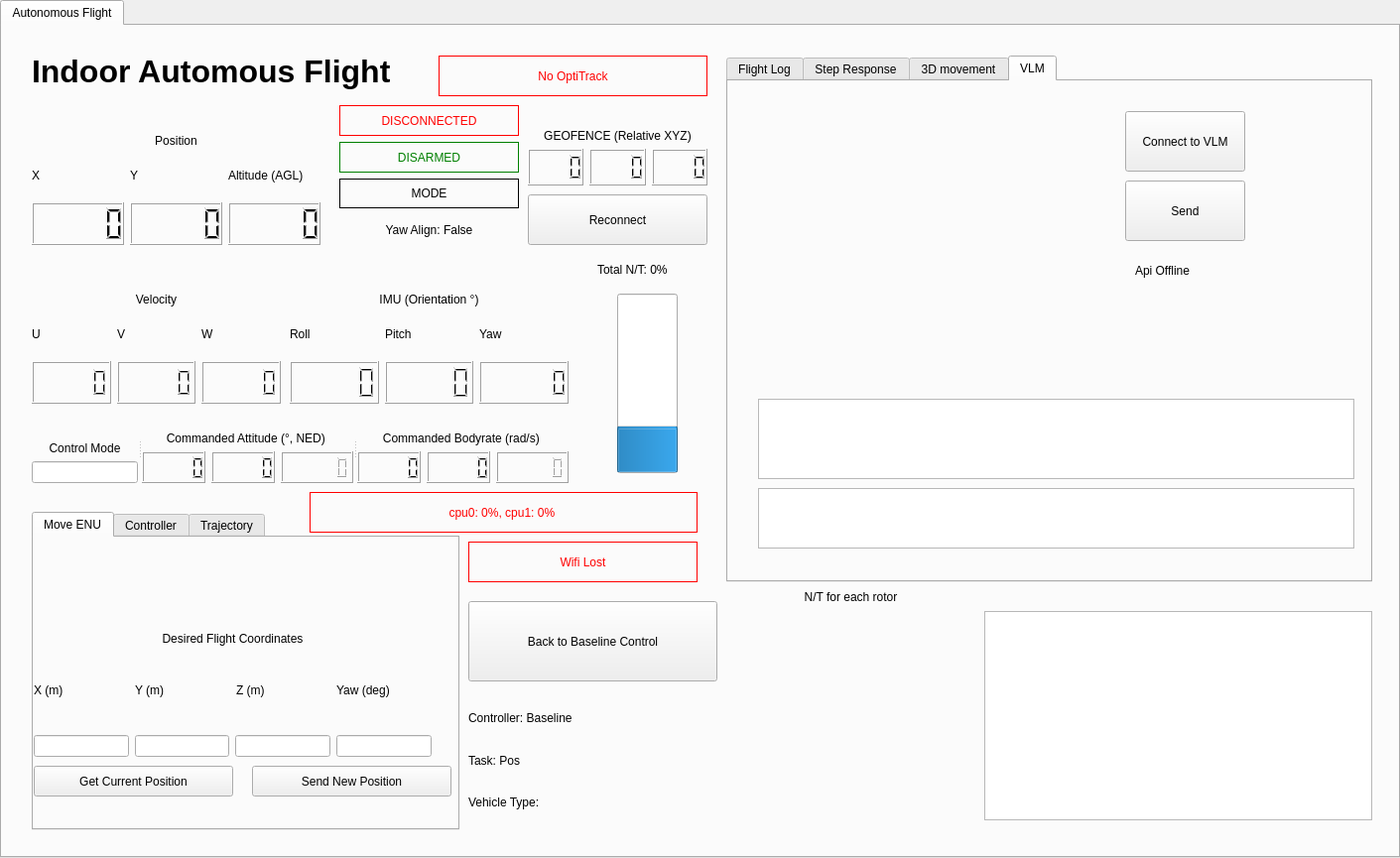
<?xml version="1.0" encoding="UTF-8"?>
<ui version="4.0">
 <class>MultiDroneGroundControlStation</class>
 <widget class="QTabWidget" name="MultiDroneGroundControlStation">
  <property name="geometry">
   <rect>
    <x>0</x>
    <y>0</y>
    <width>1411</width>
    <height>865</height>
   </rect>
  </property>
  <property name="windowTitle">
   <string>TabWidget</string>
  </property>
  <property name="currentIndex">
   <number>0</number>
  </property>
  <widget class="QWidget" name="AutonomousFlightMode_Tab">
   <attribute name="title">
    <string>Autonomous Flight</string>
   </attribute>
   <widget class="QLabel" name="AutonomousTitle">
    <property name="geometry">
     <rect>
      <x>30</x>
      <y>15</y>
      <width>511</width>
      <height>61</height>
     </rect>
    </property>
    <property name="font">
     <font>
      <pointsize>24</pointsize>
      <weight>75</weight>
      <bold>true</bold>
     </font>
    </property>
    <property name="text">
     <string>Indoor Automous Flight</string>
    </property>
   </widget>
   <widget class="QWidget" name="verticalLayoutWidget_4">
    <property name="geometry">
     <rect>
      <x>290</x>
      <y>240</y>
      <width>281</width>
      <height>141</height>
     </rect>
    </property>
    <layout class="QVBoxLayout" name="IMULayout">
     <item>
      <widget class="QLabel" name="IMULabel">
       <property name="text">
        <string>IMU (Orientation °)</string>
       </property>
       <property name="alignment">
        <set>Qt::AlignBottom|Qt::AlignHCenter</set>
       </property>
      </widget>
     </item>
     <item>
      <layout class="QHBoxLayout" name="IMUHLayout">
       <item>
        <widget class="QLabel" name="XLabel0">
         <property name="text">
          <string>Roll</string>
         </property>
        </widget>
       </item>
       <item>
        <widget class="QLabel" name="YLabel0">
         <property name="text">
          <string>Pitch</string>
         </property>
        </widget>
       </item>
       <item>
        <widget class="QLabel" name="ZLabel0">
         <property name="text">
          <string>Yaw</string>
         </property>
        </widget>
       </item>
      </layout>
     </item>
     <item>
      <layout class="QHBoxLayout" name="IMU_DISP">
       <item>
        <widget class="QLCDNumber" name="X_DISP"/>
       </item>
       <item>
        <widget class="QLCDNumber" name="Y_DISP"/>
       </item>
       <item>
        <widget class="QLCDNumber" name="Z_DISP">
         <property name="digitCount">
          <number>6</number>
         </property>
        </widget>
       </item>
      </layout>
     </item>
    </layout>
   </widget>
   <widget class="QWidget" name="verticalLayoutWidget_5">
    <property name="geometry">
     <rect>
      <x>30</x>
      <y>240</y>
      <width>251</width>
      <height>141</height>
     </rect>
    </property>
    <layout class="QVBoxLayout" name="VelVLayout">
     <item>
      <widget class="QLabel" name="VelLabel">
       <property name="text">
        <string>Velocity</string>
       </property>
       <property name="alignment">
        <set>Qt::AlignBottom|Qt::AlignHCenter</set>
       </property>
      </widget>
     </item>
     <item>
      <layout class="QHBoxLayout" name="VelHLabel">
       <item>
        <widget class="QLabel" name="U_VEL_Label">
         <property name="text">
          <string>U</string>
         </property>
        </widget>
       </item>
       <item>
        <widget class="QLabel" name="V_VEL_Label">
         <property name="text">
          <string>V</string>
         </property>
        </widget>
       </item>
       <item>
        <widget class="QLabel" name="W_VEL_Label">
         <property name="text">
          <string>W</string>
         </property>
        </widget>
       </item>
      </layout>
     </item>
     <item>
      <layout class="QHBoxLayout" name="Vel_DISP">
       <item>
        <widget class="QLCDNumber" name="U_Vel_DISP"/>
       </item>
       <item>
        <widget class="QLCDNumber" name="V_Vel_DISP"/>
       </item>
       <item>
        <widget class="QLCDNumber" name="W_Vel_DISP"/>
       </item>
      </layout>
     </item>
    </layout>
   </widget>
   <widget class="QWidget" name="verticalLayoutWidget_14">
    <property name="geometry">
     <rect>
      <x>30</x>
      <y>80</y>
      <width>291</width>
      <height>141</height>
     </rect>
    </property>
    <layout class="QVBoxLayout" name="GPSDataLayout_3">
     <item>
      <widget class="QLabel" name="GPSLabel_2">
       <property name="text">
        <string>Position</string>
       </property>
       <property name="alignment">
        <set>Qt::AlignBottom|Qt::AlignHCenter</set>
       </property>
      </widget>
     </item>
     <item>
      <layout class="QHBoxLayout" name="GPSHLayout_2">
       <item>
        <widget class="QLabel" name="LatLabel_2">
         <property name="text">
          <string>X</string>
         </property>
        </widget>
       </item>
       <item>
        <widget class="QLabel" name="LongLabel_2">
         <property name="text">
          <string>Y</string>
         </property>
        </widget>
       </item>
       <item>
        <widget class="QLabel" name="AltLabel_2">
         <property name="text">
          <string>Altitude (AGL)</string>
         </property>
        </widget>
       </item>
      </layout>
     </item>
     <item>
      <layout class="QHBoxLayout" name="GPS_DISP_2">
       <item>
        <widget class="QLCDNumber" name="RelX_DISP"/>
       </item>
       <item>
        <widget class="QLCDNumber" name="RelY_DISP"/>
       </item>
       <item>
        <widget class="QLCDNumber" name="AGL_DISP"/>
       </item>
      </layout>
     </item>
    </layout>
   </widget>
   <widget class="QWidget" name="verticalLayoutWidget_3">
    <property name="geometry">
     <rect>
      <x>340</x>
      <y>80</y>
      <width>181</width>
      <height>141</height>
     </rect>
    </property>
    <layout class="QVBoxLayout" name="verticalLayout">
     <item>
      <widget class="QLabel" name="StateConnected">
       <property name="styleSheet">
        <string notr="true">color : red</string>
       </property>
       <property name="frameShape">
        <enum>QFrame::Box</enum>
       </property>
       <property name="frameShadow">
        <enum>QFrame::Plain</enum>
       </property>
       <property name="text">
        <string>DISCONNECTED</string>
       </property>
       <property name="alignment">
        <set>Qt::AlignCenter</set>
       </property>
      </widget>
     </item>
     <item>
      <widget class="QLabel" name="StateARM">
       <property name="styleSheet">
        <string notr="true">color : green</string>
       </property>
       <property name="frameShape">
        <enum>QFrame::Box</enum>
       </property>
       <property name="frameShadow">
        <enum>QFrame::Plain</enum>
       </property>
       <property name="text">
        <string>DISARMED</string>
       </property>
       <property name="alignment">
        <set>Qt::AlignCenter</set>
       </property>
      </widget>
     </item>
     <item>
      <widget class="QLabel" name="StateMode">
       <property name="styleSheet">
        <string notr="true"/>
       </property>
       <property name="frameShape">
        <enum>QFrame::Box</enum>
       </property>
       <property name="frameShadow">
        <enum>QFrame::Plain</enum>
       </property>
       <property name="text">
        <string>MODE</string>
       </property>
       <property name="alignment">
        <set>Qt::AlignCenter</set>
       </property>
      </widget>
     </item>
     <item>
      <widget class="QLabel" name="StateYawAlign">
       <property name="text">
        <string>Yaw Align: False</string>
       </property>
       <property name="alignment">
        <set>Qt::AlignCenter</set>
       </property>
      </widget>
     </item>
    </layout>
   </widget>
   <widget class="QWidget" name="verticalLayoutWidget_19">
    <property name="geometry">
     <rect>
      <x>530</x>
      <y>80</y>
      <width>181</width>
      <height>81</height>
     </rect>
    </property>
    <layout class="QVBoxLayout" name="GPSDataLayout_4">
     <item>
      <widget class="QLabel" name="GPSLabel_5">
       <property name="text">
        <string>GEOFENCE (Relative XYZ)</string>
       </property>
       <property name="alignment">
        <set>Qt::AlignBottom|Qt::AlignHCenter</set>
       </property>
      </widget>
     </item>
     <item>
      <layout class="QHBoxLayout" name="GPS_DISP_3">
       <item>
        <widget class="QLCDNumber" name="Geofence_X">
         <property name="digitCount">
          <number>4</number>
         </property>
        </widget>
       </item>
       <item>
        <widget class="QLCDNumber" name="Geofence_Y">
         <property name="digitCount">
          <number>4</number>
         </property>
        </widget>
       </item>
       <item>
        <widget class="QLCDNumber" name="Geofence_Z">
         <property name="digitCount">
          <number>4</number>
         </property>
        </widget>
       </item>
      </layout>
     </item>
    </layout>
   </widget>
   <widget class="QTabWidget" name="Additional_Function">
    <property name="geometry">
     <rect>
      <x>730</x>
      <y>30</y>
      <width>651</width>
      <height>531</height>
     </rect>
    </property>
    <property name="currentIndex">
     <number>3</number>
    </property>
    <widget class="QWidget" name="Flight_Graph">
     <attribute name="title">
      <string>Flight Log</string>
     </attribute>
     <widget class="QWidget" name="display_body_angle" native="true">
      <property name="geometry">
       <rect>
        <x>20</x>
        <y>280</y>
        <width>541</width>
        <height>191</height>
       </rect>
      </property>
     </widget>
     <widget class="QWidget" name="display_x_y_z" native="true">
      <property name="geometry">
       <rect>
        <x>20</x>
        <y>20</y>
        <width>541</width>
        <height>241</height>
       </rect>
      </property>
     </widget>
    </widget>
    <widget class="QWidget" name="tab">
     <attribute name="title">
      <string>Step Response</string>
     </attribute>
     <widget class="QPushButton" name="buttom_pref">
      <property name="geometry">
       <rect>
        <x>30</x>
        <y>30</y>
        <width>151</width>
        <height>41</height>
       </rect>
      </property>
      <property name="text">
       <string>Reset</string>
      </property>
     </widget>
     <widget class="QScrollBar" name="scrollbar_pref">
      <property name="geometry">
       <rect>
        <x>200</x>
        <y>40</y>
        <width>160</width>
        <height>16</height>
       </rect>
      </property>
      <property name="orientation">
       <enum>Qt::Horizontal</enum>
      </property>
     </widget>
     <widget class="QLabel" name="label_pref">
      <property name="geometry">
       <rect>
        <x>200</x>
        <y>10</y>
        <width>171</width>
        <height>22</height>
       </rect>
      </property>
      <property name="text">
       <string>Window Size: 30s</string>
      </property>
     </widget>
     <widget class="QWidget" name="x_y_z_pref" native="true">
      <property name="geometry">
       <rect>
        <x>30</x>
        <y>130</y>
        <width>531</width>
        <height>331</height>
       </rect>
      </property>
     </widget>
     <widget class="QPushButton" name="buttom_enable_log">
      <property name="geometry">
       <rect>
        <x>30</x>
        <y>80</y>
        <width>151</width>
        <height>41</height>
       </rect>
      </property>
      <property name="text">
       <string>Enable</string>
      </property>
     </widget>
    </widget>
    <widget class="QWidget" name="tab_2">
     <attribute name="title">
      <string>3D movement</string>
     </attribute>
     <widget class="QWidget" name="x_y_plot" native="true">
      <property name="geometry">
       <rect>
        <x>20</x>
        <y>30</y>
        <width>391</width>
        <height>331</height>
       </rect>
      </property>
     </widget>
    </widget>
    <widget class="QWidget" name="VLM_tab">
     <attribute name="title">
      <string>VLM</string>
     </attribute>
     <widget class="QWidget" name="cam_vision_0" native="true">
      <property name="geometry">
       <rect>
        <x>30</x>
        <y>30</y>
        <width>361</width>
        <height>281</height>
       </rect>
      </property>
     </widget>
     <widget class="QTextBrowser" name="LLM_chatlog">
      <property name="geometry">
       <rect>
        <x>30</x>
        <y>320</y>
        <width>601</width>
        <height>81</height>
       </rect>
      </property>
     </widget>
     <widget class="QPlainTextEdit" name="LLM_input">
      <property name="geometry">
       <rect>
        <x>30</x>
        <y>410</y>
        <width>601</width>
        <height>61</height>
       </rect>
      </property>
     </widget>
     <widget class="QPushButton" name="buttom_connect_VLM">
      <property name="geometry">
       <rect>
        <x>400</x>
        <y>30</y>
        <width>121</width>
        <height>61</height>
       </rect>
      </property>
      <property name="text">
       <string>Connect to VLM</string>
      </property>
     </widget>
     <widget class="QPushButton" name="LLM_send">
      <property name="geometry">
       <rect>
        <x>400</x>
        <y>100</y>
        <width>121</width>
        <height>61</height>
       </rect>
      </property>
      <property name="text">
       <string>Send</string>
      </property>
     </widget>
     <widget class="QLabel" name="Api_status">
      <property name="geometry">
       <rect>
        <x>410</x>
        <y>170</y>
        <width>141</width>
        <height>41</height>
       </rect>
      </property>
      <property name="text">
       <string>Api Offline</string>
      </property>
     </widget>
    </widget>
   </widget>
   <widget class="QTabWidget" name="tabWidget">
    <property name="geometry">
     <rect>
      <x>30</x>
      <y>490</y>
      <width>431</width>
      <height>321</height>
     </rect>
    </property>
    <property name="currentIndex">
     <number>0</number>
    </property>
    <widget class="QWidget" name="command_tab">
     <attribute name="title">
      <string>Move ENU</string>
     </attribute>
     <widget class="QWidget" name="verticalLayoutWidget_15">
      <property name="geometry">
       <rect>
        <x>0</x>
        <y>30</y>
        <width>401</width>
        <height>191</height>
       </rect>
      </property>
      <layout class="QVBoxLayout" name="DesiredFlightLayout">
       <item>
        <widget class="QLabel" name="DesiredFlightCoordinates">
         <property name="text">
          <string>Desired Flight Coordinates</string>
         </property>
         <property name="alignment">
          <set>Qt::AlignBottom|Qt::AlignHCenter</set>
         </property>
        </widget>
       </item>
       <item>
        <layout class="QHBoxLayout" name="FlightHLayout">
         <item>
          <widget class="QLabel" name="XLabel1">
           <property name="text">
            <string>X (m)</string>
           </property>
          </widget>
         </item>
         <item>
          <widget class="QLabel" name="YLabel1">
           <property name="text">
            <string>Y (m)</string>
           </property>
          </widget>
         </item>
         <item>
          <widget class="QLabel" name="ZLabel1">
           <property name="text">
            <string>Z (m)</string>
           </property>
          </widget>
         </item>
         <item>
          <widget class="QLabel" name="ZLabel1_3">
           <property name="text">
            <string>Yaw (deg)</string>
           </property>
          </widget>
         </item>
        </layout>
       </item>
       <item>
        <layout class="QHBoxLayout" name="FlightHLayout1">
         <item>
          <widget class="QLineEdit" name="XPositionUAV">
           <property name="text">
            <string/>
           </property>
          </widget>
         </item>
         <item>
          <widget class="QLineEdit" name="YPositionUAV"/>
         </item>
         <item>
          <widget class="QLineEdit" name="ZPositionUAV"/>
         </item>
         <item>
          <widget class="QLineEdit" name="YAWUAV"/>
         </item>
        </layout>
       </item>
      </layout>
     </widget>
     <widget class="QPushButton" name="GetCurrentPositionUAV">
      <property name="geometry">
       <rect>
        <x>0</x>
        <y>230</y>
        <width>201</width>
        <height>31</height>
       </rect>
      </property>
      <property name="text">
       <string>Get Current Position</string>
      </property>
     </widget>
     <widget class="QPushButton" name="SendPositionUAV">
      <property name="geometry">
       <rect>
        <x>220</x>
        <y>230</y>
        <width>201</width>
        <height>31</height>
       </rect>
      </property>
      <property name="text">
       <string>Send New Position</string>
      </property>
      <property name="shortcut">
       <string>Return</string>
      </property>
     </widget>
    </widget>
    <widget class="QWidget" name="special_controller_tab">
     <attribute name="title">
      <string>Controller</string>
     </attribute>
     <widget class="QPushButton" name="buttom_refresh_options">
      <property name="geometry">
       <rect>
        <x>10</x>
        <y>30</y>
        <width>141</width>
        <height>61</height>
       </rect>
      </property>
      <property name="text">
       <string>Refresh Options</string>
      </property>
     </widget>
     <widget class="QPushButton" name="buttom_activate_controller">
      <property name="geometry">
       <rect>
        <x>10</x>
        <y>100</y>
        <width>141</width>
        <height>61</height>
       </rect>
      </property>
      <property name="text">
       <string>Activate Controller</string>
      </property>
     </widget>
     <widget class="QTableWidget" name="avaliable_controllers">
      <property name="geometry">
       <rect>
        <x>160</x>
        <y>30</y>
        <width>256</width>
        <height>192</height>
       </rect>
      </property>
     </widget>
    </widget>
    <widget class="QWidget" name="trajectory_tab">
     <attribute name="title">
      <string>Trajectory</string>
     </attribute>
     <widget class="QPushButton" name="buttom_back_to_hover">
      <property name="geometry">
       <rect>
        <x>230</x>
        <y>20</y>
        <width>181</width>
        <height>61</height>
       </rect>
      </property>
      <property name="text">
       <string>Back to Hover</string>
      </property>
     </widget>
     <widget class="QPushButton" name="buttom_load_trajectory">
      <property name="geometry">
       <rect>
        <x>40</x>
        <y>20</y>
        <width>181</width>
        <height>61</height>
       </rect>
      </property>
      <property name="text">
       <string>Load</string>
      </property>
     </widget>
     <widget class="QProgressBar" name="progressBar">
      <property name="geometry">
       <rect>
        <x>50</x>
        <y>220</y>
        <width>351</width>
        <height>23</height>
       </rect>
      </property>
      <property name="value">
       <number>24</number>
      </property>
     </widget>
     <widget class="QPushButton" name="buttom_load_start_tracking">
      <property name="geometry">
       <rect>
        <x>40</x>
        <y>90</y>
        <width>181</width>
        <height>61</height>
       </rect>
      </property>
      <property name="text">
       <string>Start</string>
      </property>
     </widget>
     <widget class="QLabel" name="label">
      <property name="geometry">
       <rect>
        <x>240</x>
        <y>100</y>
        <width>161</width>
        <height>21</height>
       </rect>
      </property>
      <property name="text">
       <string>Trajectory type: N/A</string>
      </property>
     </widget>
     <widget class="QLabel" name="label_3">
      <property name="geometry">
       <rect>
        <x>240</x>
        <y>130</y>
        <width>171</width>
        <height>18</height>
       </rect>
      </property>
      <property name="text">
       <string>Status: Standby</string>
      </property>
     </widget>
    </widget>
   </widget>
   <widget class="QSplitter" name="splitter">
    <property name="geometry">
     <rect>
      <x>30</x>
      <y>390</y>
      <width>541</width>
      <height>71</height>
     </rect>
    </property>
    <property name="orientation">
     <enum>Qt::Horizontal</enum>
    </property>
    <widget class="QWidget" name="verticalLayoutWidget_28">
     <layout class="QVBoxLayout" name="verticalLayout_2">
      <item>
       <widget class="QLabel" name="GPSLabel_11">
        <property name="text">
         <string>Control Mode</string>
        </property>
        <property name="textFormat">
         <enum>Qt::AutoText</enum>
        </property>
        <property name="alignment">
         <set>Qt::AlignBottom|Qt::AlignHCenter</set>
        </property>
        <property name="wordWrap">
         <bool>true</bool>
        </property>
       </widget>
      </item>
      <item>
       <widget class="QLineEdit" name="ControlMode">
        <property name="text">
         <string/>
        </property>
        <property name="alignment">
         <set>Qt::AlignCenter</set>
        </property>
       </widget>
      </item>
     </layout>
    </widget>
    <widget class="QWidget" name="verticalLayoutWidget_20">
     <layout class="QVBoxLayout" name="GPSDataLayout_6">
      <item>
       <widget class="QLabel" name="GPSLabel_7">
        <property name="text">
         <string>Commanded Attitude (°, NED) </string>
        </property>
        <property name="alignment">
         <set>Qt::AlignBottom|Qt::AlignHCenter</set>
        </property>
       </widget>
      </item>
      <item>
       <layout class="QHBoxLayout" name="GPS_DISP_6">
        <item>
         <widget class="QLCDNumber" name="TargROLL_DISP"/>
        </item>
        <item>
         <widget class="QLCDNumber" name="TargPITCH_DISP"/>
        </item>
        <item>
         <widget class="QLCDNumber" name="TargYAW_DISP">
          <property name="digitCount">
           <number>6</number>
          </property>
         </widget>
        </item>
       </layout>
      </item>
     </layout>
    </widget>
    <widget class="QWidget" name="verticalLayoutWidget_32">
     <layout class="QVBoxLayout" name="GPSDataLayout_17">
      <item>
       <widget class="QLabel" name="GPSLabel_14">
        <property name="text">
         <string>Commanded Bodyrate (rad/s) </string>
        </property>
        <property name="alignment">
         <set>Qt::AlignBottom|Qt::AlignHCenter</set>
        </property>
       </widget>
      </item>
      <item>
       <layout class="QHBoxLayout" name="GPS_DISP_17">
        <item>
         <widget class="QLCDNumber" name="TargROLL_RATE_DISP"/>
        </item>
        <item>
         <widget class="QLCDNumber" name="TargPITCH_RATE_DISP"/>
        </item>
        <item>
         <widget class="QLCDNumber" name="TargYAW_RATE_DISP">
          <property name="digitCount">
           <number>6</number>
          </property>
         </widget>
        </item>
       </layout>
      </item>
     </layout>
    </widget>
   </widget>
   <widget class="QPushButton" name="buttom_back_to_baseline">
    <property name="geometry">
     <rect>
      <x>470</x>
      <y>580</y>
      <width>251</width>
      <height>81</height>
     </rect>
    </property>
    <property name="text">
     <string>Back to Baseline Control</string>
    </property>
   </widget>
   <widget class="QPushButton" name="buttom_reconnect">
    <property name="geometry">
     <rect>
      <x>530</x>
      <y>170</y>
      <width>181</width>
      <height>51</height>
     </rect>
    </property>
    <property name="text">
     <string>Reconnect</string>
    </property>
   </widget>
   <widget class="QProgressBar" name="bar_normalized_throttle">
    <property name="geometry">
     <rect>
      <x>620</x>
      <y>270</y>
      <width>61</width>
      <height>181</height>
     </rect>
    </property>
    <property name="value">
     <number>24</number>
    </property>
    <property name="textVisible">
     <bool>false</bool>
    </property>
    <property name="orientation">
     <enum>Qt::Vertical</enum>
    </property>
   </widget>
   <widget class="QLabel" name="label_total_nt">
    <property name="geometry">
     <rect>
      <x>600</x>
      <y>230</y>
      <width>91</width>
      <height>31</height>
     </rect>
    </property>
    <property name="text">
     <string>Total N/T: 0%</string>
    </property>
   </widget>
   <widget class="QWidget" name="verticalLayoutWidget">
    <property name="geometry">
     <rect>
      <x>470</x>
      <y>680</y>
      <width>241</width>
      <height>121</height>
     </rect>
    </property>
    <layout class="QVBoxLayout" name="verticalLayout_3">
     <item>
      <widget class="QLabel" name="label_controller_type">
       <property name="text">
        <string>Controller: Baseline</string>
       </property>
      </widget>
     </item>
     <item>
      <widget class="QLabel" name="label_controller_type_2">
       <property name="text">
        <string>Task: Pos</string>
       </property>
      </widget>
     </item>
     <item>
      <widget class="QLabel" name="label_vehicle_type">
       <property name="text">
        <string>Vehicle Type: </string>
       </property>
      </widget>
     </item>
    </layout>
   </widget>
   <widget class="QWidget" name="display_quad_rotor_NT" native="true">
    <property name="geometry">
     <rect>
      <x>740</x>
      <y>590</y>
      <width>231</width>
      <height>211</height>
     </rect>
    </property>
   </widget>
   <widget class="QLabel" name="label_2">
    <property name="geometry">
     <rect>
      <x>760</x>
      <y>560</y>
      <width>191</width>
      <height>31</height>
     </rect>
    </property>
    <property name="text">
     <string>N/T for each rotor</string>
    </property>
    <property name="alignment">
     <set>Qt::AlignCenter</set>
    </property>
   </widget>
   <widget class="QListWidget" name="list_cmd_log">
    <property name="geometry">
     <rect>
      <x>990</x>
      <y>590</y>
      <width>391</width>
      <height>211</height>
     </rect>
    </property>
   </widget>
   <widget class="QLabel" name="optitrack_status">
    <property name="geometry">
     <rect>
      <x>440</x>
      <y>30</y>
      <width>271</width>
      <height>41</height>
     </rect>
    </property>
    <property name="styleSheet">
     <string notr="true">color : red</string>
    </property>
    <property name="frameShape">
     <enum>QFrame::Box</enum>
    </property>
    <property name="frameShadow">
     <enum>QFrame::Plain</enum>
    </property>
    <property name="text">
     <string>No OptiTrack</string>
    </property>
    <property name="alignment">
     <set>Qt::AlignCenter</set>
    </property>
   </widget>
   <widget class="QLabel" name="wifi_status">
    <property name="geometry">
     <rect>
      <x>470</x>
      <y>520</y>
      <width>231</width>
      <height>41</height>
     </rect>
    </property>
    <property name="styleSheet">
     <string notr="true">color : red</string>
    </property>
    <property name="frameShape">
     <enum>QFrame::Box</enum>
    </property>
    <property name="frameShadow">
     <enum>QFrame::Plain</enum>
    </property>
    <property name="text">
     <string>Wifi Lost</string>
    </property>
    <property name="alignment">
     <set>Qt::AlignCenter</set>
    </property>
   </widget>
   <widget class="QLabel" name="cpu_status">
    <property name="geometry">
     <rect>
      <x>310</x>
      <y>470</y>
      <width>391</width>
      <height>41</height>
     </rect>
    </property>
    <property name="styleSheet">
     <string notr="true">color : red</string>
    </property>
    <property name="frameShape">
     <enum>QFrame::Box</enum>
    </property>
    <property name="frameShadow">
     <enum>QFrame::Plain</enum>
    </property>
    <property name="text">
     <string>cpu0: 0%, cpu1: 0% </string>
    </property>
    <property name="alignment">
     <set>Qt::AlignCenter</set>
    </property>
   </widget>
  </widget>
 </widget>
 <resources/>
 <connections/>
</ui>
